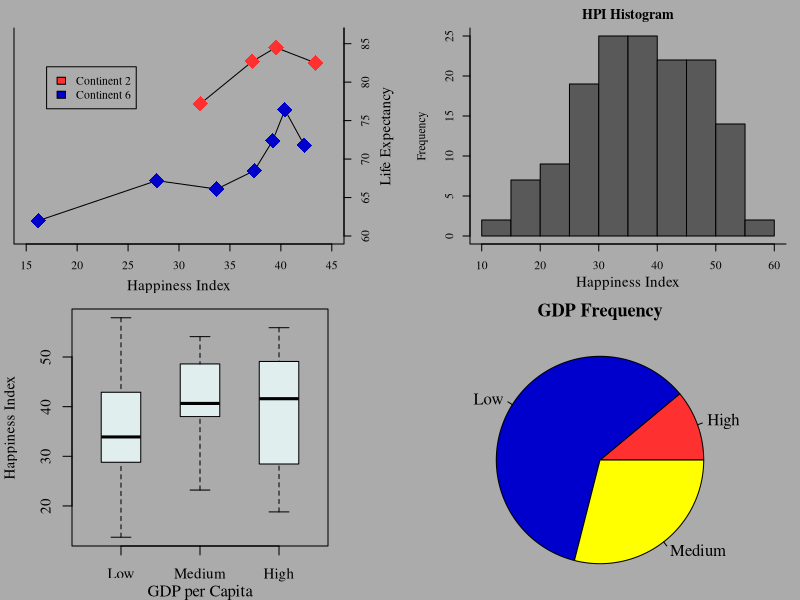
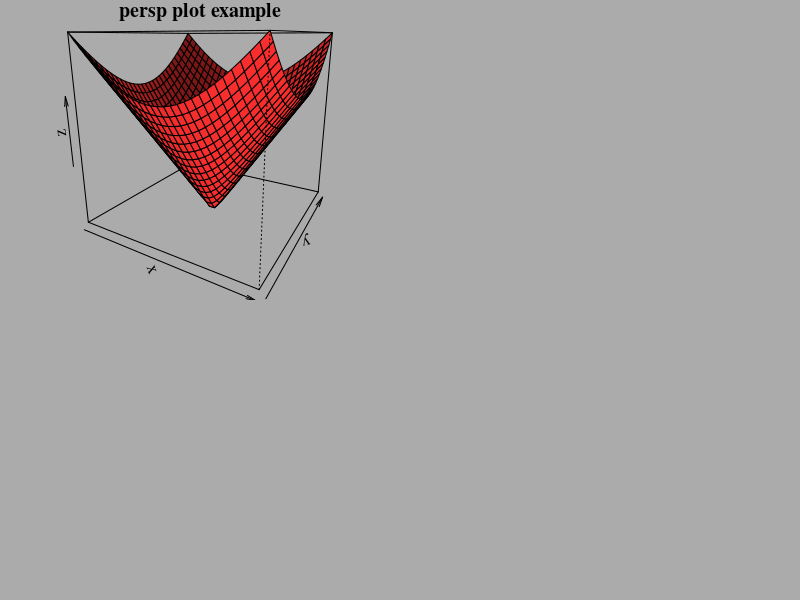

R code for these plots, in order:
## ---- chunk 1

library(dplyr)
library(readxl)
setwd("C:/Users/chant/OneDrive/Documents/Chantan Quarto Website/_site")
data <- read_excel("Happy Planet Index.xlsx")
colnames(data) <- c("ISO", "Continent", "Population(1000)", "LifeExpectancy", 
                    "Wellbeing", "CarbonFootprint", "HPI", "CF_Threshold", 
                    "GDP_per_Capita")

data.c2 <- data %>%
  filter(Continent == "2")
data.c6 <- data %>%
  filter(Continent == "6")

#Line Plot
par(mfrow=c(2, 2), bg="gray67", fg="black", family="serif", mar=c(4, 1, 2, 4), cex=.7)
plot.new()
plot.window(c(15, 45), c(60, 86))
lines(data.c2$HPI, data.c2$LifeExpectancy)
lines(data.c6$HPI, data.c6$LifeExpectancy)
points(data.c2$HPI, data.c2$LifeExpectancy, pch=18, cex=3, col="firebrick1")
points(data.c6$HPI, data.c6$LifeExpectancy, pch=18, cex=3, col="mediumblue")
axis(1, at=seq(15, 45, 5))
axis(4, at=seq(60, 90, 5))
box(bty="u")
mtext("Happiness Index", side=1, line=2.5, cex=0.9)
mtext("Life Expectancy", side=4, line=2.5, las=0, cex=0.9)
legend(17, 82, c("Continent 2", "Continent 6"), fill = c("firebrick1", "mediumblue"))

#Histogram
par(mar=c(4, 5, 2, 1), cex=0.7)
hist(data$HPI, breaks=10, col="gray35", main="HPI Histogram", xlab="")
mtext("Happiness Index", side=1, line=2.25, cex=0.9)
box(bty="l")

#Box Plot
data <- data %>% 
  mutate(GDP.Category = case_when(GDP_per_Capita < 20000 ~ "Low",
                                   GDP_per_Capita >= 20000 & 
                                    GDP_per_Capita < 50000 ~ "Medium",
                                   GDP_per_Capita >= 50000 ~ "High"))

par(mar=c(3, 4, 0.5, 4), cex=0.9, family="serif")
boxplot(data$HPI ~ data$GDP.Category, data,
        boxwex = .5, at = c(3,1,2), col="azure2", xlab="", ylab="Happiness Index")
mtext("GDP per Capita", side=1, line=2, cex=1)

#Pie Chart
GDP.freq <- table(data$GDP.Category)

par(mar=c(0, 0, 1, 0), cex=1)
pie(GDP.freq, col = c("firebrick1", "mediumblue", "yellow1"),
    main="GDP Frequency", cex.main=1.1)

## ---- chunk 2

ex <- function(x, y){sqrt(x^2 + y^2)}
x <- y <- seq(-1, 1, length = 30)
z <- outer(x, y, ex)
par(bg="gray67")
persp(x, y, z, theta = 30, phi = 15,
      main="persp plot example", zlab = "z", col = "firebrick1", shade=0.3)
